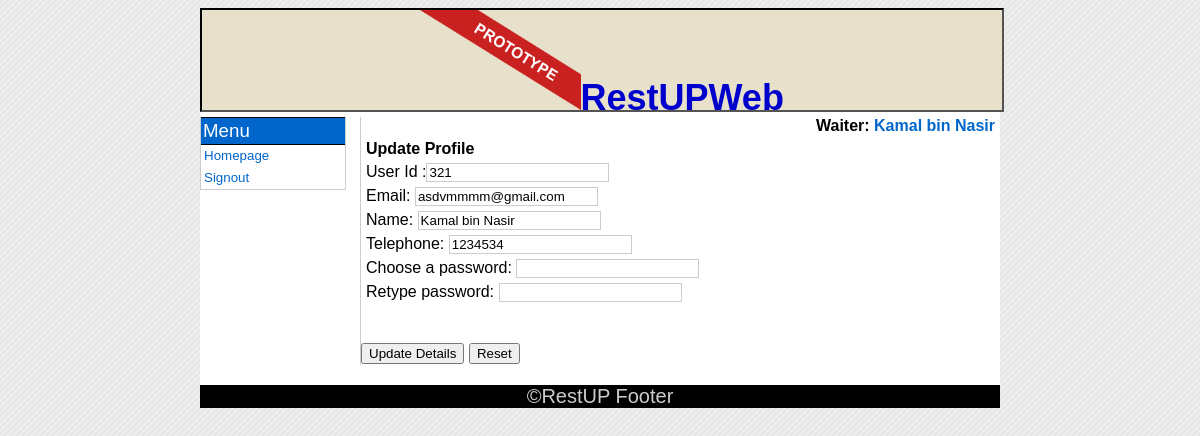
Page /frmUpdateProfile.php (signed in) on the committed database.
### tables this page shows
CREATE TABLE IF NOT EXISTS `users` (
  `userid` varchar(11) NOT NULL,
  `name` varchar(30) DEFAULT NULL,
  `email` varchar(40) DEFAULT NULL,
  `telephone` varchar(15) DEFAULT NULL,
  `password` varchar(34) DEFAULT NULL,
  `role` varchar(6) NOT NULL,
  PRIMARY KEY (`userid`)
);

### dbFunctions.php (called while the page is built, shortened)
<?php
function userAccess() {
    include 'db/config.php';
    $userid = mysql_real_escape_string($_POST['userid']);
    $password = mysql_real_escape_string($_POST['password']);
    if ($userid == NULL) {
        $userid = $_COOKIE['nbuserid'];
        $password = $_COOKIE['nbpassword'];
    } elseif (!$remember) {
        setcookie('nbuserid', $userid);
        setcookie('nbpassword', $password);
    }
    if ($userid && $password) {
        $newUserInfo = new UserInfo;
        $query = "SELECT * FROM $dbName.users WHERE $dbName.users.userid = '$userid' AND $dbName.users.password = '$password'";
        $result = mysql_query($query, $db) or die(mysql_error());
        if ($result) {
            if (mysql_num_rows($result) > 0) {
                $row = mysql_fetch_assoc($result);
                $newUserInfo->userid = $row['userid'];
                $newUserInfo->name = $row['name'];
                $newUserInfo->telephone = $row['telephone'];
                $newUserInfo->email = $row['email'];
                $newUserInfo->role = $row['role'];
                $pass = $row['password'];
                if ($pass) {
                    $okay = true;
                }
            }
        }
        return $newUserInfo;
    }
}
?>

### db/config.php (called while the page is built, shortened)
<?php
$dbName = "rssdb";
?>

### frmUpdateProfile.php (the view)
<?php
$page_title = "Update Profile";
if (is_file("template/template.htm")) {
    $template = file_get_contents("template/template.htm");
    $template = str_replace('{TITLE}', $page_title, $template);
    $template = explode('{CONTENT}', $template);
}
print $template[0];
require "dbFunctions.php";
$profile = userAccess();
$role = $profile->role;
if ($role == null) {
    print "<script type=\"text/javascript\">
        alert('Your session has been expired. Please login!');
        location.href='index.html';
</script>";
} else if (!$role == null) {
    if ($role == Chef || $role == Waiter) {
        ?>
        <body>
            <div class="left">
                <h3>Menu</h3>
                <ul>
                    <li><a href = "frmHomepage.php" >Homepage</a></li>
                    <li><a href = "actSignout.php" >Signout</a></li>
                </ul>
            </div>
            <?php
        } else if ($role == Admin) {
            ?>
            <link href="template/content_css.css" rel="stylesheet" type="text/css" />
            <script type="text/javascript">
                function IsNotNull(){
                    if (document.form1.email == null ||
                        document.form1.name == null) {
                        alert("Please fill out all the fields.");
                        return false;
                    }
                    if (document.form1.email.value.length == 0 ||
                        document.form1.name.value.length == 0) {
                        alert("Please fill out all the fields.");
                        return false;
                    }
                    return true;
                }
                function IsValidEmail(){
                    var email = document.form1.email.value;
                    var myreg
                        = /^[^@\s]+@([-a-z0-9]+\.)+[a-z]{2,}$/
                    if (myreg.test(email)) {
                        return true;
                    }
                    else {
                        alert("The email address is invalid.");
                        return false;
                    }
                }
                function CheckForMatch() {
                    if (document.form1.password.value !=
                        document.form1.password2.value) {
                        alert("The passwords do not match.\n"+
                            "Please re-enter them. Thanks");
                        return false;
                    }
                    return true;
                }
                function checkfields() {
                    if (IsNotNull() == false) {
                        return false;
                    }
                    if (IsValidEmail() == false) {
                        return false;
                    }
                    if (CheckForMatch() == false) {
                        return false;
                    }
                    return true;
                }
            </script>
        <body>
            <div class="left">
                <h3>Menu</h3>
                <ul>
                    <li><a href = "frmHomepage.php" >Homepage</a></li>
                    <li><a href = "frmViewUsers.php" >View User</a></li>
                    <li><a href = "frmAddUser.php" >Add User</a></li>
                    <li><a href = "frmNewItem.php" >Add New Item</a></li>
                    <li><a href = "frmViewItem.php" >View All Item</a></li>
                    <li><a href = "actSignout.php" >Signout</a></li>
                </ul>
            </div>
            <?php
        }
        ?>
        <div class="content">
            <?php
            print "<div style=\"margin-bottom:5; margin-left:1; color:black; font-size:1em; font-weight:bold\"  align='right'>";
            print "<p>$profile->role: <a href=\"frmUpdateProfile.php\">$profile->name</a></p>\n";
            print "</div>"
            ?>
            <form name="form1" action="actUpdateProfile.php" method="post" onSubmit='return checkfields();'>
                <p><strong>Update Profile</strong><p>
                <p>User Id :<input type="text" name="userid" value="<? print $profile->userid ?>" readonly class="input"></p>
                <p>Email: <input type="text" name="email" value="<? print $profile->email ?>" class="input"></p>
                <p>Name: <input type="text" name="name" value="<? print $profile->name ?>" class="input"></p>
                <p>Telephone: <input type="text" name="telephone" value="<? print $profile->telephone ?>" class="input"></p>
                <p>Choose a password: <input type="password" name="password" value="<? print $profile->password ?>" class="input"></p>
                <p>Retype password: <input type="password" name="password2" value="<? print $profile->password ?>" class="input"></p>
                <br><br>
                <input type="submit" value="Update Details"> <input type="reset">
            </form>
        </div>
    </body>
    <?php
}
print $template[1];
?>

### template/template_css.css (style rules this page uses)
body { background: #ffffff url(images/body_bg.gif) ; }
.wrapper { width: 800px; margin: 0px auto; background-color: #FFFFFF; font-family: Arial, Helvetica, sans-serif; }
.header { height: 100px; width: 100%; border: 2px inset #000000; background-color: #E7E1CB; color: #0000CC; font-size: 36px; font-weight: bold; text-align: center; }
.footer { width: 100%; background-color: #000000; color: #CCCCCC; font-size: 20px; text-align: center; }
.left { float: left; width: 18%; border: solid 1px #cccccc; margin-bottom: 15px; background-color: #ffffff; border-top: 0; }
.left ul { list-style: none; margin: 0; padding: 0; }
.left li { text-align: left; text-indent: 0.000000pt; font-size: 10.000000pt; text-decoration: none; vertical-align: baseline; text-transform: none; font-family: Verdana, Arial, Helvetica, sans-serif; line-height: 12pt; }
.left a { display: block; width: 95.5%; margin: 0px; padding: 2px; border: solid 1px #ffffff; color: #0066cc; text-decoration: none; }
.left h3 { margin: 0; padding: 2px; color:#FFFFFF ; font-weight: normal; background-color: #0066cc; border-top: solid 1px #000000; border-bottom: solid 1px #000000; }
.content { margin-left: 20%; padding: 0; border-left: solid 1px #cccccc; border-top: 0; border-bottom: solid 1px #ffffff; background-color: #ffffff; }
.content p { margin: 5px; color: #000000; }
.content a { color: #0066cc; text-decoration: none; }
.input { border: 1px solid #cccccc; }

### rows in the picture
users: role "Waiter", name "Kamal bin Nasir", userid "321", email "asdvmmmm@gmail.com", telephone "1234534"

### other values in the picture
$template[0] "RestUPWeb"
$template[1] "©RestUP Footer"
